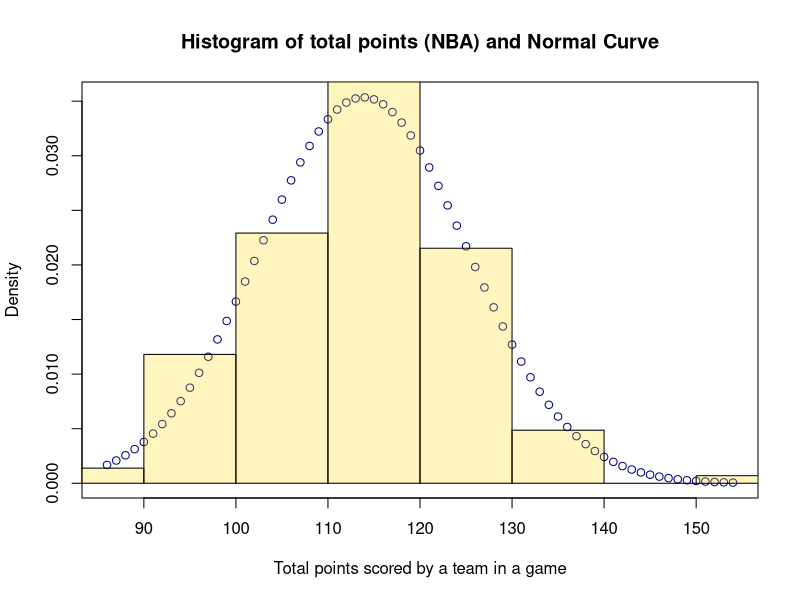
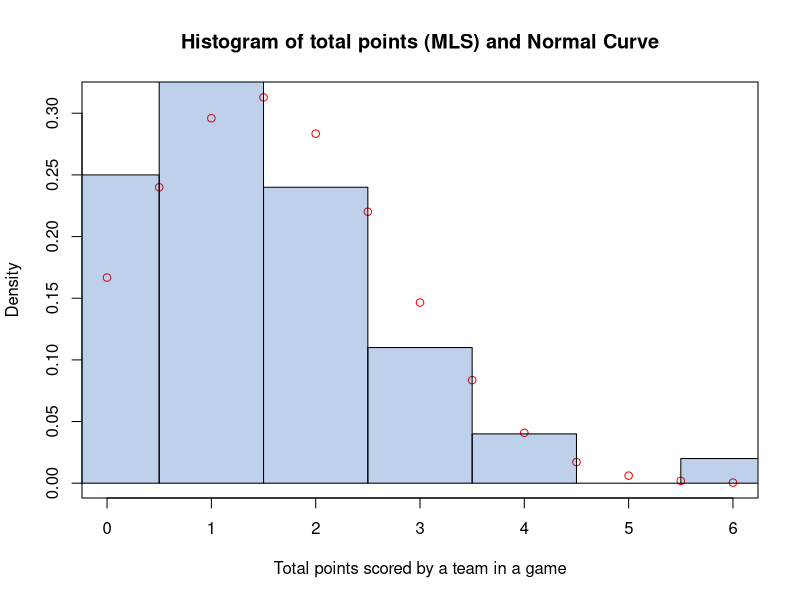
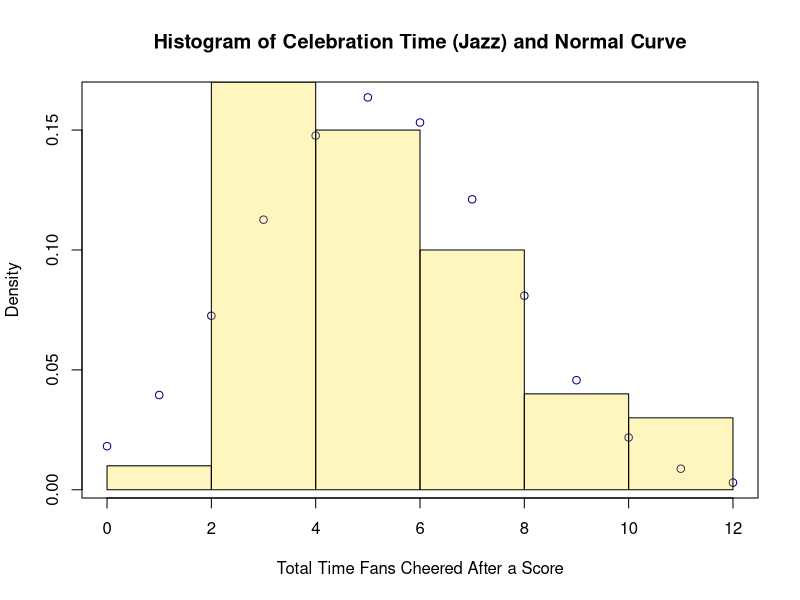
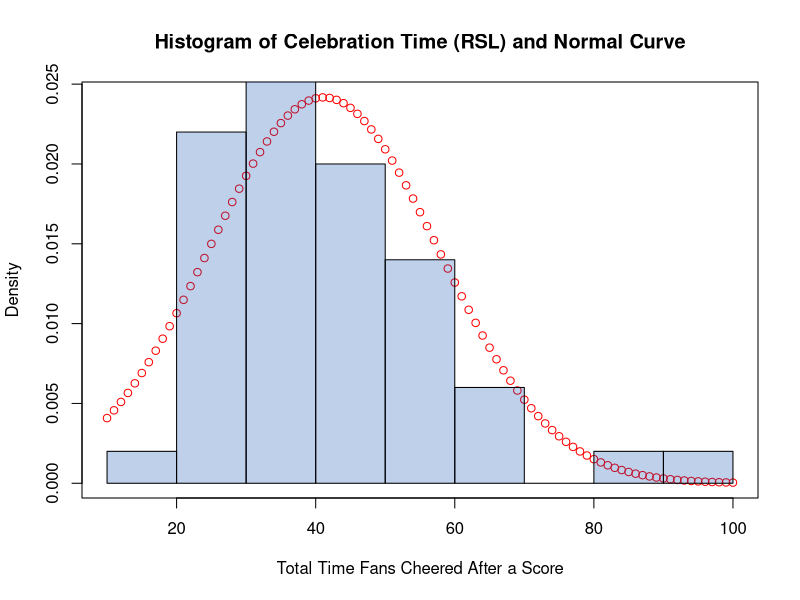

Reproduce these figures in R, in order.
## ---- chunk 1
knitr::opts_chunk$set(echo = TRUE)
library(tidyverse)
library(ggplot2)
library(kableExtra)
colors(distinct = TRUE)
## ---- chunk 2
calc = 2*60/sqrt(50)
calc1 = calc/(60/10)
## ---- chunk 3
nbaPreliminaryData = read.csv("jazzScores.csv") # data from nba.com
knitr::kable(head(nbaPreliminaryData[,0:6]),align='c',
             col.names=c('Team','Match Up','Game Date','W/L','Min','Points')) %>%
  kable_styling(full_width = F)
## ---- chunk 4
nbaScores = nbaPreliminaryData$PTS
nbaScoresCount = length(nbaScores) # sample size
nbaScoresMean = mean(nbaScores) # sample mean
nbaScoresSd = sd(nbaScores) # sample standard deviation
summary(nbaScores)

nbaScoresRange <- min(nbaScores):max(nbaScores)
nbaScoresNormal <- dnorm(nbaScoresRange,mean=nbaScoresMean,sd=nbaScoresSd)
plot(nbaScoresRange,nbaScoresNormal,main="Histogram of total points (NBA) and Normal Curve",
     xlab="Total points scored by a team in a game",ylab = 'Density', col = rgb(0,0,.502))
hist(nbaScores,freq=FALSE,add=TRUE, col = rgb(1,.85,0,alpha=0.25))

## ---- chunk 5
nbaScoresTtest = t.test(nbaScores)
nbaScoresTtest
## ---- chunk 6
mlsPreliminaryData = read.csv("rslScores.csv")
knitr::kable(head(mlsPreliminaryData),col.names=c('Team','Final Score','Year'),align='c') %>%
  kable_styling(full_width = F)
## ---- chunk 7
mlsScores = mlsPreliminaryData$Final.Score
mlsScoresCount = length(mlsScores)
mlsScoresMean = mean(mlsScores)
mlsScoresSd = sd(mlsScores)

mlsScoreRange <- c(min(mlsScores):(2*max(mlsScores)))/2
mlsScoreNormal <- dnorm(mlsScoreRange,mean=mlsScoresMean,sd=mlsScoresSd)
plot(mlsScoreRange,mlsScoreNormal,main="Histogram of total points (MLS) and Normal Curve",
     xlab="Total points scored by a team in a game",ylab = 'Density', col = 'red')
hist(mlsScores,breaks=-.5:8.5,freq=FALSE,add=TRUE, col = rgb(0,.278,.671,alpha=0.25))
## ---- chunk 8
mlsScoresTtest = t.test(mlsScores)
mlsScoresTtest
## ---- chunk 9
nbaMlsTtest = t.test(nbaScores, mlsScores)
nbaMlsTtest
## ---- chunk 10
lowRatio <- nbaScoresTtest$conf.int[1]/mlsScoresTtest$conf.int[2]
highRatio <- nbaScoresTtest$conf.int[2]/mlsScoresTtest$conf.int[1]
## ---- chunk 11
# import cheering data
jazzData = read.csv("jazzFanData.csv")
jazzCelebrationTimes = jazzData$Celebration.Time

knitr::kable(head(jazzData),col.names=c('Opposing Team','Year','Game Time',
                                        'Point #', 'Celebration  Time','Location'),align='c') %>%
  kable_styling(full_width = F)
## ---- chunk 12
summary(jazzCelebrationTimes)
## ---- chunk 13
jazzCelebrationCount = length(jazzCelebrationTimes)
jazzCelebrationMean = mean(jazzCelebrationTimes)
jazzCelebreationSd = sd(jazzCelebrationTimes)

jazzCelebrationBreaks = c(min(jazzCelebrationTimes):max(jazzCelebrationTimes))
jazzCelebrationRange <- c(0:12)
jazzCelebrationNormal <- dnorm(jazzCelebrationRange,mean=jazzCelebrationMean,sd=jazzCelebreationSd)
plot(jazzCelebrationRange,jazzCelebrationNormal,main="Histogram of Celebration Time (Jazz) and Normal Curve",xlab="Total Time Fans Cheered After a Score",ylab = 'Density', col = rgb(0,0,.502))
hist(jazzCelebrationTimes,breaks=6,freq=FALSE,add=TRUE, col = rgb(1,.85,0,alpha=0.25))
## ---- chunk 14
rslData = read.csv("rslFanData.csv")
rslCelebrationTimes = rslData$Celebration.Time

knitr::kable(head(rslData),col.names=c('Opposing Team','Year','Game Time',
                                       'Point #','Celebration Time','Location'),align = 'c') %>%
  kable_styling(full_width = F)

## ---- chunk 15
summary(rslCelebrationTimes)
## ---- chunk 16
jazzCelebrationTtest <- t.test(jazzCelebrationTimes)
jazzCelebrationTtest
## ---- chunk 17
rslData = read.csv("rslFanData.csv")
rslCelebrationTimes = rslData$Celebration.Time

knitr::kable(head(rslData),col.names=c('Opposing Team','Year','Game Time',
                                        'Point #', 'Celebration  Time','Location'),align='c') %>%
  kable_styling(full_width = F)
## ---- chunk 18
rslCelebrationCount = length(rslCelebrationTimes)
rslCelebrationMean = mean(rslCelebrationTimes)
rslCelebreationSd = sd(rslCelebrationTimes)

rslCelebrationBreaks = c(min(rslCelebrationTimes):max(rslCelebrationTimes))
rslCelebrationRange <- c(10:100)
rslCelebrationNormal <- dnorm(rslCelebrationRange,mean=rslCelebrationMean,sd=rslCelebreationSd)
plot(rslCelebrationRange,rslCelebrationNormal,main="Histogram of Celebration Time (RSL) and Normal Curve",xlab="Total Time Fans Cheered After a Score",ylab = 'Density', col = 'red')
hist(rslCelebrationTimes,freq=FALSE,add=TRUE, col = rgb(0,.278,.671,alpha=0.25))
## ---- chunk 19
rslCelebrationTtest <- t.test(rslCelebrationTimes)
rslCelebrationTtest
## ---- chunk 20
bothCelebrationTtest <- t.test(jazzCelebrationTimes, rslCelebrationTimes)
bothCelebrationTtest
